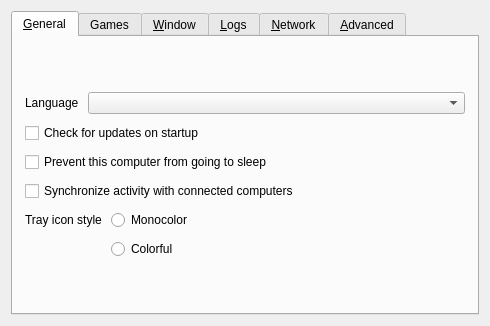
<?xml version="1.0" encoding="UTF-8"?>
<ui version="4.0">
 <class>SettingsDialog</class>
 <widget class="QDialog" name="SettingsDialog">
  <property name="geometry">
   <rect>
    <x>0</x>
    <y>0</y>
    <width>490</width>
    <height>326</height>
   </rect>
  </property>
  <property name="sizePolicy">
   <sizepolicy hsizetype="Maximum" vsizetype="Maximum">
    <horstretch>0</horstretch>
    <verstretch>0</verstretch>
   </sizepolicy>
  </property>
  <property name="windowTitle">
   <string>Preferences</string>
  </property>
  <property name="modal">
   <bool>true</bool>
  </property>
  <layout class="QVBoxLayout" name="verticalLayout_3">
   <item>
    <widget class="QTabWidget" name="tabWidget">
     <widget class="QWidget" name="tabGeneral">
      <attribute name="title">
       <string>&amp;General</string>
      </attribute>
      <layout class="QVBoxLayout" name="verticalLayout_6">
       <property name="spacing">
        <number>9</number>
       </property>
       <property name="leftMargin">
        <number>12</number>
       </property>
       <property name="topMargin">
        <number>12</number>
       </property>
       <property name="rightMargin">
        <number>12</number>
       </property>
       <property name="bottomMargin">
        <number>12</number>
       </property>
       <item>
        <spacer name="verticalSpacer_6">
         <property name="orientation">
          <enum>Qt::Orientation::Vertical</enum>
         </property>
         <property name="sizeHint" stdset="0">
          <size>
           <width>20</width>
           <height>0</height>
          </size>
         </property>
        </spacer>
       </item>
       <item>
        <layout class="QHBoxLayout" name="horizontalLayout_3">
         <item>
          <widget class="QLabel" name="lblLanguage">
           <property name="sizePolicy">
            <sizepolicy hsizetype="Maximum" vsizetype="Preferred">
             <horstretch>0</horstretch>
             <verstretch>0</verstretch>
            </sizepolicy>
           </property>
           <property name="text">
            <string>Language</string>
           </property>
          </widget>
         </item>
         <item>
          <widget class="QComboBox" name="comboLanguage"/>
         </item>
        </layout>
       </item>
       <item>
        <widget class="QCheckBox" name="cbAutoUpdate">
         <property name="text">
          <string>Check for updates on startup</string>
         </property>
        </widget>
       </item>
       <item>
        <widget class="QCheckBox" name="cbPreventSleep">
         <property name="text">
          <string>Prevent this computer from going to sleep</string>
         </property>
        </widget>
       </item>
       <item>
        <widget class="QCheckBox" name="cbSyncUserActivity">
         <property name="text">
          <string>Synchronize activity with connected computers</string>
         </property>
         <property name="toolTip">
          <string>Keep screens awake while either computer has keyboard or mouse activity. Enable on both computers (Windows and macOS). When all computers are idle, normal display sleep resumes. Turn off "Prevent this computer from going to sleep" to allow idle sleep.</string>
         </property>
        </widget>
       </item>
       <item>
        <layout class="QFormLayout" name="formLayout">
         <item row="1" column="1">
          <widget class="QRadioButton" name="rbIconColorful">
           <property name="text">
            <string>Colorful</string>
           </property>
          </widget>
         </item>
         <item row="0" column="1">
          <widget class="QRadioButton" name="rbIconMono">
           <property name="text">
            <string>Monocolor</string>
           </property>
          </widget>
         </item>
         <item row="0" column="0">
          <widget class="QLabel" name="lblTrayIconStyle">
           <property name="text">
            <string>Tray icon style</string>
           </property>
          </widget>
         </item>
        </layout>
       </item>
       <item>
        <spacer name="verticalSpacer_3">
         <property name="orientation">
          <enum>Qt::Orientation::Vertical</enum>
         </property>
         <property name="sizeHint" stdset="0">
          <size>
           <width>20</width>
           <height>0</height>
          </size>
         </property>
        </spacer>
       </item>
      </layout>
     </widget>
     <widget class="QWidget" name="tabGameGuard">
      <attribute name="title"><string>Games</string></attribute>
      <layout class="QVBoxLayout" name="gameGuardLayout">
       <item><widget class="QCheckBox" name="cbFullscreenGameGuard">
        <property name="text"><string>Prevent mouse switching during fullscreen games</string></property>
       </widget></item>
       <item><widget class="QLabel" name="lblGameGuardInfo">
        <property name="wordWrap"><bool>true</bool></property>
        <property name="text"><string>Protect the computer you are controlling while its foreground game is fullscreen or borderless fullscreen. Switching away from the game releases automatic protection. Computer-switching hotkeys remain available. Install this version on both computers.</string></property>
       </widget></item>
       <item><widget class="QLabel" name="lblGameApps">
        <property name="text"><string>Additional game applications (one per line)</string></property>
       </widget></item>
       <item><widget class="QPlainTextEdit" name="textGameApps">
        <property name="placeholderText"><string>game.exe
com.example.game
/path/to/game</string></property>
        <property name="toolTip"><string>Add games that are not recognized automatically. Use an executable name, full path, or application identifier. Entries match exactly; fullscreen is still required.</string></property>
       </widget></item>
      </layout>
     </widget>
     <widget class="QWidget" name="tabWindow">
      <attribute name="title">
       <string>&amp;Window</string>
      </attribute>
      <layout class="QVBoxLayout" name="verticalLayout_14">
       <property name="spacing">
        <number>9</number>
       </property>
       <property name="leftMargin">
        <number>12</number>
       </property>
       <property name="topMargin">
        <number>12</number>
       </property>
       <property name="rightMargin">
        <number>12</number>
       </property>
       <property name="bottomMargin">
        <number>12</number>
       </property>
       <item>
        <spacer name="verticalSpacer_7">
         <property name="orientation">
          <enum>Qt::Orientation::Vertical</enum>
         </property>
         <property name="sizeHint" stdset="0">
          <size>
           <width>20</width>
           <height>0</height>
          </size>
         </property>
        </spacer>
       </item>
       <item>
        <layout class="QFormLayout" name="formLayout_2">
         <property name="labelAlignment">
          <set>Qt::AlignmentFlag::AlignRight|Qt::AlignmentFlag::AlignTrailing|Qt::AlignmentFlag::AlignVCenter</set>
         </property>
         <item row="0" column="0">
          <widget class="QLabel" name="label_3">
           <property name="text">
            <string>When the application starts</string>
           </property>
          </widget>
         </item>
         <item row="0" column="1">
          <widget class="QWidget" name="widget" native="true">
           <layout class="QVBoxLayout" name="verticalLayout_2">
            <item>
             <widget class="QRadioButton" name="rbShowOnStart">
              <property name="text">
               <string>Show the main window</string>
              </property>
             </widget>
            </item>
            <item>
             <widget class="QRadioButton" name="rbAutoHide">
              <property name="text">
               <string>Send to background</string>
              </property>
             </widget>
            </item>
           </layout>
          </widget>
         </item>
         <item row="1" column="0">
          <widget class="QLabel" name="label">
           <property name="text">
            <string>When the main window is closed</string>
           </property>
           <property name="alignment">
            <set>Qt::AlignmentFlag::AlignRight|Qt::AlignmentFlag::AlignTrailing|Qt::AlignmentFlag::AlignVCenter</set>
           </property>
          </widget>
         </item>
         <item row="1" column="1">
          <widget class="QWidget" name="widget_2" native="true">
           <layout class="QVBoxLayout" name="verticalLayout_13">
            <item>
             <widget class="QRadioButton" name="rbExitOnClose">
              <property name="text">
               <string>Exit</string>
              </property>
             </widget>
            </item>
            <item>
             <widget class="QRadioButton" name="rbCloseToTray">
              <property name="text">
               <string>Send to background</string>
              </property>
             </widget>
            </item>
           </layout>
          </widget>
         </item>
        </layout>
       </item>
       <item>
        <widget class="QCheckBox" name="cbShowVersion">
         <property name="text">
          <string>Include version in the window title</string>
         </property>
        </widget>
       </item>
       <item>
        <spacer name="verticalSpacer_11">
         <property name="orientation">
          <enum>Qt::Orientation::Vertical</enum>
         </property>
         <property name="sizeHint" stdset="0">
          <size>
           <width>20</width>
           <height>0</height>
          </size>
         </property>
        </spacer>
       </item>
      </layout>
     </widget>
     <widget class="QWidget" name="tabLog">
      <attribute name="title">
       <string>&amp;Logs</string>
      </attribute>
      <layout class="QVBoxLayout" name="verticalLayout">
       <property name="spacing">
        <number>9</number>
       </property>
       <property name="leftMargin">
        <number>12</number>
       </property>
       <property name="topMargin">
        <number>12</number>
       </property>
       <property name="rightMargin">
        <number>12</number>
       </property>
       <property name="bottomMargin">
        <number>12</number>
       </property>
       <item>
        <spacer name="verticalSpacer_8">
         <property name="orientation">
          <enum>Qt::Orientation::Vertical</enum>
         </property>
         <property name="sizeHint" stdset="0">
          <size>
           <width>20</width>
           <height>0</height>
          </size>
         </property>
        </spacer>
       </item>
       <item>
        <layout class="QHBoxLayout" name="horizontalLayout_4">
         <item>
          <widget class="QLabel" name="lblLogLevel">
           <property name="sizePolicy">
            <sizepolicy hsizetype="Maximum" vsizetype="Fixed">
             <horstretch>0</horstretch>
             <verstretch>0</verstretch>
            </sizepolicy>
           </property>
           <property name="text">
            <string>Level</string>
           </property>
          </widget>
         </item>
         <item>
          <widget class="QComboBox" name="comboLogLevel"/>
         </item>
        </layout>
       </item>
       <item>
        <widget class="QLabel" name="lblDebugWarning">
         <property name="text">
          <string>Using a log level higher than Info may affect performance.</string>
         </property>
         <property name="wordWrap">
          <bool>true</bool>
         </property>
        </widget>
       </item>
       <item>
        <widget class="QGroupBox" name="groupLogToFile">
         <property name="title">
          <string>Log to file</string>
         </property>
         <property name="checkable">
          <bool>true</bool>
         </property>
         <layout class="QHBoxLayout" name="horizontalLayout_2">
          <item>
           <widget class="QWidget" name="widgetLogFilename" native="true">
            <property name="sizePolicy">
             <sizepolicy hsizetype="Preferred" vsizetype="Maximum">
              <horstretch>0</horstretch>
              <verstretch>0</verstretch>
             </sizepolicy>
            </property>
            <layout class="QHBoxLayout" name="_4">
             <property name="spacing">
              <number>3</number>
             </property>
             <property name="leftMargin">
              <number>0</number>
             </property>
             <property name="topMargin">
              <number>0</number>
             </property>
             <property name="rightMargin">
              <number>0</number>
             </property>
             <property name="bottomMargin">
              <number>0</number>
             </property>
             <item>
              <widget class="QLabel" name="labelLogPath">
               <property name="sizePolicy">
                <sizepolicy hsizetype="Preferred" vsizetype="Fixed">
                 <horstretch>0</horstretch>
                 <verstretch>0</verstretch>
                </sizepolicy>
               </property>
               <property name="text">
                <string>Log path</string>
               </property>
              </widget>
             </item>
             <item>
              <spacer name="horizontalSpacer_7">
               <property name="orientation">
                <enum>Qt::Orientation::Horizontal</enum>
               </property>
               <property name="sizeType">
                <enum>QSizePolicy::Policy::Minimum</enum>
               </property>
               <property name="sizeHint" stdset="0">
                <size>
                 <width>17</width>
                 <height>25</height>
                </size>
               </property>
              </spacer>
             </item>
             <item>
              <widget class="QLineEdit" name="lineLogFilename">
               <property name="enabled">
                <bool>true</bool>
               </property>
               <property name="sizePolicy">
                <sizepolicy hsizetype="Expanding" vsizetype="Fixed">
                 <horstretch>0</horstretch>
                 <verstretch>0</verstretch>
                </sizepolicy>
               </property>
              </widget>
             </item>
             <item>
              <widget class="QPushButton" name="btnBrowseLog">
               <property name="enabled">
                <bool>true</bool>
               </property>
               <property name="cursor">
                <cursorShape>PointingHandCursor</cursorShape>
               </property>
               <property name="text">
                <string/>
               </property>
               <property name="icon">
                <iconset theme="QIcon::ThemeIcon::DocumentOpen"/>
               </property>
               <property name="flat">
                <bool>true</bool>
               </property>
              </widget>
             </item>
            </layout>
           </widget>
          </item>
         </layout>
        </widget>
       </item>
       <item>
        <widget class="QCheckBox" name="cbGuiDebug">
         <property name="text">
          <string>Enable GUI debug messages</string>
         </property>
        </widget>
       </item>
       <item>
        <spacer name="verticalSpacer_4">
         <property name="orientation">
          <enum>Qt::Orientation::Vertical</enum>
         </property>
         <property name="sizeHint" stdset="0">
          <size>
           <width>20</width>
           <height>0</height>
          </size>
         </property>
        </spacer>
       </item>
      </layout>
     </widget>
     <widget class="QWidget" name="tabNetwork">
      <attribute name="title">
       <string>&amp;Network</string>
      </attribute>
      <layout class="QVBoxLayout" name="verticalLayout_7">
       <property name="spacing">
        <number>9</number>
       </property>
       <property name="leftMargin">
        <number>12</number>
       </property>
       <property name="topMargin">
        <number>12</number>
       </property>
       <property name="rightMargin">
        <number>12</number>
       </property>
       <property name="bottomMargin">
        <number>12</number>
       </property>
       <item>
        <spacer name="verticalSpacer_9">
         <property name="orientation">
          <enum>Qt::Orientation::Vertical</enum>
         </property>
         <property name="sizeHint" stdset="0">
          <size>
           <width>20</width>
           <height>0</height>
          </size>
         </property>
        </spacer>
       </item>
       <item>
        <layout class="QHBoxLayout" name="horizontalLayout">
         <item>
          <widget class="QLabel" name="lblNetworkIp">
           <property name="sizePolicy">
            <sizepolicy hsizetype="Maximum" vsizetype="Fixed">
             <horstretch>0</horstretch>
             <verstretch>0</verstretch>
            </sizepolicy>
           </property>
           <property name="text">
            <string>Network IP</string>
           </property>
          </widget>
         </item>
         <item>
          <widget class="QComboBox" name="comboInterface">
           <property name="sizePolicy">
            <sizepolicy hsizetype="Maximum" vsizetype="Fixed">
             <horstretch>0</horstretch>
             <verstretch>0</verstretch>
            </sizepolicy>
           </property>
           <item>
            <property name="text">
             <string>Automatic</string>
            </property>
           </item>
          </widget>
         </item>
         <item>
          <spacer name="horizontalSpacer">
           <property name="orientation">
            <enum>Qt::Orientation::Horizontal</enum>
           </property>
           <property name="sizeType">
            <enum>QSizePolicy::Policy::Expanding</enum>
           </property>
           <property name="sizeHint" stdset="0">
            <size>
             <width>25</width>
             <height>20</height>
            </size>
           </property>
          </spacer>
         </item>
        </layout>
       </item>
       <item>
        <layout class="QHBoxLayout" name="horizontalLayout_6">
         <item>
          <widget class="QLabel" name="lblPort">
           <property name="sizePolicy">
            <sizepolicy hsizetype="Maximum" vsizetype="Fixed">
             <horstretch>0</horstretch>
             <verstretch>0</verstretch>
            </sizepolicy>
           </property>
           <property name="text">
            <string>Port</string>
           </property>
          </widget>
         </item>
         <item>
          <widget class="QSpinBox" name="sbPort">
           <property name="enabled">
            <bool>true</bool>
           </property>
           <property name="sizePolicy">
            <sizepolicy hsizetype="Maximum" vsizetype="Fixed">
             <horstretch>0</horstretch>
             <verstretch>0</verstretch>
            </sizepolicy>
           </property>
           <property name="maximum">
            <number>65535</number>
           </property>
           <property name="value">
            <number>24800</number>
           </property>
          </widget>
         </item>
         <item>
          <spacer name="horizontalSpacer_3">
           <property name="orientation">
            <enum>Qt::Orientation::Horizontal</enum>
           </property>
           <property name="sizeHint" stdset="0">
            <size>
             <width>40</width>
             <height>20</height>
            </size>
           </property>
          </spacer>
         </item>
        </layout>
       </item>
       <item>
        <widget class="QGroupBox" name="groupSecurity">
         <property name="sizePolicy">
          <sizepolicy hsizetype="Preferred" vsizetype="Maximum">
           <horstretch>0</horstretch>
           <verstretch>0</verstretch>
          </sizepolicy>
         </property>
         <property name="title">
          <string>Enable TLS Encryption</string>
         </property>
         <property name="checkable">
          <bool>true</bool>
         </property>
         <property name="checked">
          <bool>false</bool>
         </property>
         <layout class="QVBoxLayout" name="_11">
          <item>
           <widget class="QWidget" name="widgetTlsCert" native="true">
            <layout class="QHBoxLayout" name="_12">
             <property name="leftMargin">
              <number>0</number>
             </property>
             <property name="topMargin">
              <number>0</number>
             </property>
             <property name="rightMargin">
              <number>0</number>
             </property>
             <property name="bottomMargin">
              <number>0</number>
             </property>
             <item>
              <widget class="QLabel" name="lblTlsCertInfo">
               <property name="text">
                <string notr="true"/>
               </property>
              </widget>
             </item>
             <item>
              <widget class="QLabel" name="lblTlsCert">
               <property name="sizePolicy">
                <sizepolicy hsizetype="Preferred" vsizetype="Fixed">
                 <horstretch>0</horstretch>
                 <verstretch>0</verstretch>
                </sizepolicy>
               </property>
               <property name="text">
                <string>Certificate</string>
               </property>
              </widget>
             </item>
             <item>
              <widget class="QLineEdit" name="lineTlsCertPath">
               <property name="minimumSize">
                <size>
                 <width>0</width>
                 <height>0</height>
                </size>
               </property>
              </widget>
             </item>
             <item>
              <widget class="QPushButton" name="btnTlsCertPath">
               <property name="cursor">
                <cursorShape>PointingHandCursor</cursorShape>
               </property>
               <property name="text">
                <string/>
               </property>
               <property name="icon">
                <iconset theme="QIcon::ThemeIcon::DocumentOpen"/>
               </property>
               <property name="flat">
                <bool>true</bool>
               </property>
              </widget>
             </item>
            </layout>
           </widget>
          </item>
          <item>
           <layout class="QHBoxLayout" name="horizontalLayout_5">
            <property name="topMargin">
             <number>0</number>
            </property>
            <item>
             <widget class="QLabel" name="lblTlsKeyLength">
              <property name="sizePolicy">
               <sizepolicy hsizetype="Preferred" vsizetype="Fixed">
                <horstretch>0</horstretch>
                <verstretch>0</verstretch>
               </sizepolicy>
              </property>
              <property name="text">
               <string>Key length</string>
              </property>
             </widget>
            </item>
            <item>
             <widget class="QComboBox" name="comboTlsKeyLength">
              <item>
               <property name="text">
                <string notr="true">2048</string>
               </property>
              </item>
              <item>
               <property name="text">
                <string notr="true">4096</string>
               </property>
              </item>
             </widget>
            </item>
            <item>
             <spacer name="horizontalSpacer_2">
              <property name="orientation">
               <enum>Qt::Orientation::Horizontal</enum>
              </property>
              <property name="sizeHint" stdset="0">
               <size>
                <width>40</width>
                <height>20</height>
               </size>
              </property>
             </spacer>
            </item>
            <item>
             <widget class="QPushButton" name="btnTlsRegenCert">
              <property name="text">
               <string>Regenerate certificate</string>
              </property>
              <property name="icon">
               <iconset theme="QIcon::ThemeIcon::ViewRefresh"/>
              </property>
             </widget>
            </item>
           </layout>
          </item>
          <item>
           <widget class="QCheckBox" name="cbRequireClientCert">
            <property name="text">
             <string>Require client certificates</string>
            </property>
           </widget>
          </item>
          <item>
           <spacer name="verticalSpacer_2">
            <property name="orientation">
             <enum>Qt::Orientation::Vertical</enum>
            </property>
            <property name="sizeHint" stdset="0">
             <size>
              <width>20</width>
              <height>0</height>
             </size>
            </property>
           </spacer>
          </item>
         </layout>
        </widget>
       </item>
       <item>
        <spacer name="verticalSpacer_5">
         <property name="orientation">
          <enum>Qt::Orientation::Vertical</enum>
         </property>
         <property name="sizeHint" stdset="0">
          <size>
           <width>20</width>
           <height>0</height>
          </size>
         </property>
        </spacer>
       </item>
      </layout>
     </widget>
     <widget class="QWidget" name="tabAdvanced">
      <attribute name="title">
       <string>&amp;Advanced</string>
      </attribute>
      <layout class="QVBoxLayout" name="verticalLayout_4">
       <property name="spacing">
        <number>9</number>
       </property>
       <property name="leftMargin">
        <number>12</number>
       </property>
       <property name="topMargin">
        <number>12</number>
       </property>
       <property name="rightMargin">
        <number>12</number>
       </property>
       <property name="bottomMargin">
        <number>12</number>
       </property>
       <item>
        <spacer name="verticalSpacer_10">
         <property name="orientation">
          <enum>Qt::Orientation::Vertical</enum>
         </property>
         <property name="sizeHint" stdset="0">
          <size>
           <width>20</width>
           <height>0</height>
          </size>
         </property>
        </spacer>
       </item>
       <item>
        <widget class="QGroupBox" name="groupService">
         <property name="enabled">
          <bool>true</bool>
         </property>
         <property name="title">
          <string>Use background service (daemon)</string>
         </property>
         <property name="checkable">
          <bool>true</bool>
         </property>
         <property name="checked">
          <bool>false</bool>
         </property>
         <layout class="QGridLayout" name="_6">
          <item row="1" column="0">
           <widget class="QCheckBox" name="cbElevateDaemon">
            <property name="text">
             <string>Always run as system (work at login screen and UAC)</string>
            </property>
            <property name="autoExclusive">
             <bool>false</bool>
            </property>
           </widget>
          </item>
         </layout>
        </widget>
       </item>
       <item>
        <layout class="QFormLayout" name="formLayout_3">
         <property name="fieldGrowthPolicy">
          <enum>QFormLayout::FieldGrowthPolicy::ExpandingFieldsGrow</enum>
         </property>
         <property name="rowWrapPolicy">
          <enum>QFormLayout::RowWrapPolicy::DontWrapRows</enum>
         </property>
         <property name="labelAlignment">
          <set>Qt::AlignmentFlag::AlignLeading|Qt::AlignmentFlag::AlignLeft|Qt::AlignmentFlag::AlignVCenter</set>
         </property>
         <property name="formAlignment">
          <set>Qt::AlignmentFlag::AlignHCenter|Qt::AlignmentFlag::AlignTop</set>
         </property>
         <item row="0" column="0">
          <widget class="QCheckBox" name="cbRunEnterCommand">
           <property name="text">
            <string>Run command on enter</string>
           </property>
          </widget>
         </item>
         <item row="0" column="1">
          <widget class="QLineEdit" name="lineCommandEnter"/>
         </item>
         <item row="1" column="0">
          <widget class="QCheckBox" name="cbRunExitCommand">
           <property name="text">
            <string>Run command on exit</string>
           </property>
          </widget>
         </item>
         <item row="1" column="1">
          <widget class="QLineEdit" name="lineCommandExit"/>
         </item>
        </layout>
       </item>
       <item>
        <spacer name="verticalSpacer">
         <property name="orientation">
          <enum>Qt::Orientation::Vertical</enum>
         </property>
         <property name="sizeHint" stdset="0">
          <size>
           <width>20</width>
           <height>0</height>
          </size>
         </property>
        </spacer>
       </item>
       <item>
        <widget class="QPushButton" name="btnClearAllSettings">
         <property name="text">
          <string>Remove all settings</string>
         </property>
        </widget>
       </item>
      </layout>
     </widget>
    </widget>
   </item>
  </layout>
 </widget>
 <resources/>
 <connections/>
</ui>
